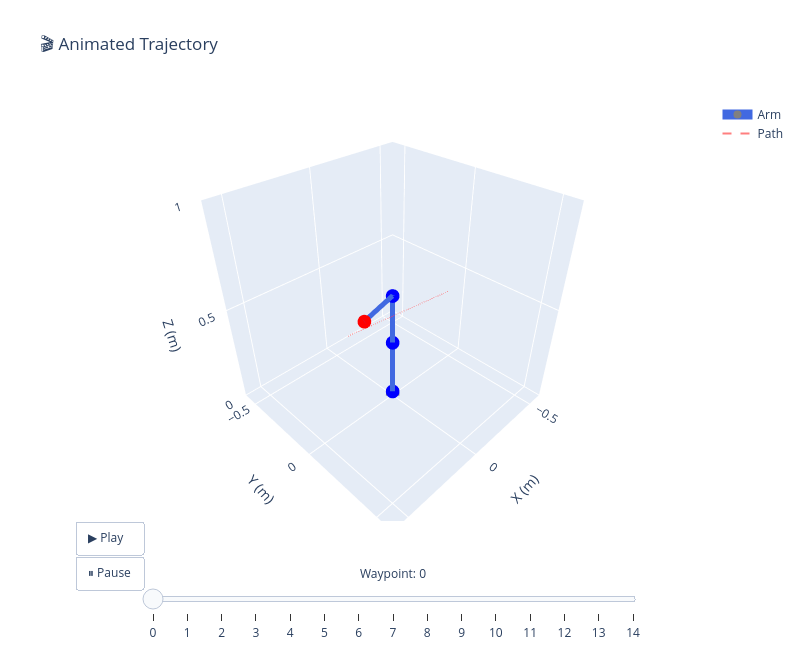

The notebook cell this image was saved under:
### Markdown cell above
---

## Bonus: Animation

Create an animated visualization of the trajectory!

### Code cell
def create_animation(robot, trajectory):
    """
    Create an animated plot of the trajectory.
    """
    # Get all arm positions
    frames = []
    for i, wp in enumerate(trajectory):
        arm_points = get_arm_points(robot, wp['joints'])
        frames.append(go.Frame(
            data=[
                go.Scatter3d(
                    x=arm_points[:, 0],
                    y=arm_points[:, 1],
                    z=arm_points[:, 2],
                    mode='lines+markers',
                    line=dict(color='royalblue', width=10),
                    marker=dict(size=8, color=['gray', 'blue', 'blue', 'blue', 'red'])
                )
            ],
            name=str(i)
        ))
    
    # Initial arm position
    initial_points = get_arm_points(robot, trajectory[0]['joints'])
    
    fig = go.Figure(
        data=[
            go.Scatter3d(
                x=initial_points[:, 0],
                y=initial_points[:, 1],
                z=initial_points[:, 2],
                mode='lines+markers',
                line=dict(color='royalblue', width=10),
                marker=dict(size=8, color=['gray', 'blue', 'blue', 'blue', 'red']),
                name='Arm'
            ),
            # End effector path (static)
            go.Scatter3d(
                x=[wp['position'][0] for wp in trajectory],
                y=[wp['position'][1] for wp in trajectory],
                z=[wp['position'][2] for wp in trajectory],
                mode='lines',
                line=dict(color='rgba(255,0,0,0.5)', width=2, dash='dash'),
                name='Path'
            )
        ],
        frames=frames
    )
    
    # Add play/pause buttons
    fig.update_layout(
        title='🎬 Animated Trajectory',
        scene=dict(
            xaxis=dict(range=[-0.6, 0.6], title='X (m)'),
            yaxis=dict(range=[-0.6, 0.6], title='Y (m)'),
            zaxis=dict(range=[0, 1.0], title='Z (m)'),
            aspectmode='cube'
        ),
        updatemenus=[
            dict(
                type='buttons',
                showactive=False,
                y=0,
                x=0.1,
                xanchor='right',
                yanchor='top',
                buttons=[
                    dict(
                        label='▶ Play',
                        method='animate',
                        args=[None, {
                            'frame': {'duration': 200, 'redraw': True},
                            'fromcurrent': True,
                            'transition': {'duration': 100}
                        }]
                    ),
                    dict(
                        label='⏸ Pause',
                        method='animate',
                        args=[[None], {
                            'frame': {'duration': 0, 'redraw': False},
                            'mode': 'immediate',
                            'transition': {'duration': 0}
                        }]
                    )
                ]
            )
        ],
        sliders=[{
            'active': 0,
            'steps': [
                {'args': [[str(i)], {'frame': {'duration': 0, 'redraw': True}, 'mode': 'immediate'}],
                 'label': str(i), 'method': 'animate'}
                for i in range(len(trajectory))
            ],
            'x': 0.1,
            'len': 0.8,
            'y': -0.05,
            'currentvalue': {'prefix': 'Waypoint: ', 'visible': True, 'xanchor': 'center'},
            'transition': {'duration': 100}
        }],
        width=800,
        height=650
    )
    
    return fig


# Create and show animation
anim_fig = create_animation(robot, trajectory)
anim_fig.show()

print("\n🎮 Use the Play/Pause buttons or drag the slider to control the animation!")

### Figure 1 — Plotly figure (JSON) as saved in the notebook; plotly's stock layout.template omitted (floating-point values rounded to 4 significant figures)
{"data": [{"line": {"color": "royalblue", "width": 10}, "marker": {"color": ["gray", "blue", "blue", "blue", "red"], "size": 8}, "mode": "lines+markers", "name": "Arm", "type": "scatter3d", "x": [0.0, 0.0, 0.0, 7.051e-17, 0.194], "y": [0.0, 0.0, 0.0, -6.984e-09, -3.669e-09], "z": [0.0, 0.025, 0.325, 0.575, 0.5265]}, {"line": {"color": "rgba(255,0,0,0.5)", "dash": "dash", "width": 2}, "mode": "lines", "name": "Path", "type": "scatter3d", "x": [0.3, 0.2643, 0.2286, 0.1929, 0.1571, 0.1214, 0.08571, 0.05, 0.01429, -0.02143, -0.05714, -0.09286, -0.1286, -0.1643, -0.2], "y": [0, 0.01429, 0.02857, 0.04286, 0.05714, 0.07143, 0.08571, 0.1, 0.1143, 0.1286, 0.1429, 0.1571, 0.1714, 0.1857, 0.2], "z": [0.5, 0.5071, 0.5143, 0.5214, 0.5286, 0.5357, 0.5429, 0.55, 0.5571, 0.5643, 0.5714, 0.5786, 0.5857, 0.5929, 0.6]}], "layout": {"height": 650, "scene": {"aspectmode": "cube", "xaxis": {"range": [-0.6, 0.6], "title": {"text": "X (m)"}}, "yaxis": {"range": [-0.6, 0.6], "title": {"text": "Y (m)"}}, "zaxis": {"range": [0, 1], "title": {"text": "Z (m)"}}}, "sliders": [{"active": 0, "currentvalue": {"prefix": "Waypoint: ", "visible": true, "xanchor": "center"}, "len": 0.8, "steps": [{"args": [["0"], {"frame": {"duration": 0, "redraw": true}, "mode": "immediate"}], "label": "0", "method": "animate"}, {"args": [["1"], {"frame": {"duration": 0, "redraw": true}, "mode": "immediate"}], "label": "1", "method": "animate"}, {"args": [["2"], {"frame": {"duration": 0, "redraw": true}, "mode": "immediate"}], "label": "2", "method": "animate"}, {"args": [["3"], {"frame": {"duration": 0, "redraw": true}, "mode": "immediate"}], "label": "3", "method": "animate"}, {"args": [["4"], {"frame": {"duration": 0, "redraw": true}, "mode": "immediate"}], "label": "4", "method": "animate"}, {"args": [["5"], {"frame": {"duration": 0, "redraw": true}, "mode": "immediate"}], "label": "5", "method": "animate"}, {"args": [["6"], {"frame": {"duration": 0, "redraw": true}, "mode": "immediate"}], "label": "6", "method": "animate"}, {"args": [["7"], {"frame": {"duration": 0, "redraw": true}, "mode": "immediate"}], "label": "7", "method": "animate"}, {"args": [["8"], {"frame": {"duration": 0, "redraw": true}, "mode": "immediate"}], "label": "8", "method": "animate"}, {"args": [["9"], {"frame": {"duration": 0, "redraw": true}, "mode": "immediate"}], "label": "9", "method": "animate"}, {"args": [["10"], {"frame": {"duration": 0, "redraw": true}, "mode": "immediate"}], "label": "10", "method": "animate"}, {"args": [["11"], {"frame": {"duration": 0, "redraw": true}, "mode": "immediate"}], "label": "11", "method": "animate"}, {"args": [["12"], {"frame": {"duration": 0, "redraw": true}, "mode": "immediate"}], "label": "12", "method": "animate"}, {"args": [["13"], {"frame": {"duration": 0, "redraw": true}, "mode": "immediate"}], "label": "13", "method": "animate"}, {"args": [["14"], {"frame": {"duration": 0, "redraw": true}, "mode": "immediate"}], "label": "14", "method": "animate"}], "transition": {"duration": 100}, "x": 0.1, "y": -0.05}], "title": {"text": "🎬 Animated Trajectory"}, "updatemenus": [{"buttons": [{"args": [null, {"frame": {"duration": 200, "redraw": true}, "fromcurrent": true, "transition": {"duration": 100}}], "label": "▶ Play", "method": "animate"}, {"args": [[null], {"frame": {"duration": 0, "redraw": false}, "mode": "immediate", "transition": {"duration": 0}}], "label": "⏸ Pause", "method": "animate"}], "showactive": false, "type": "buttons", "x": 0.1, "xanchor": "right", "y": 0, "yanchor": "top"}], "width": 800}}
